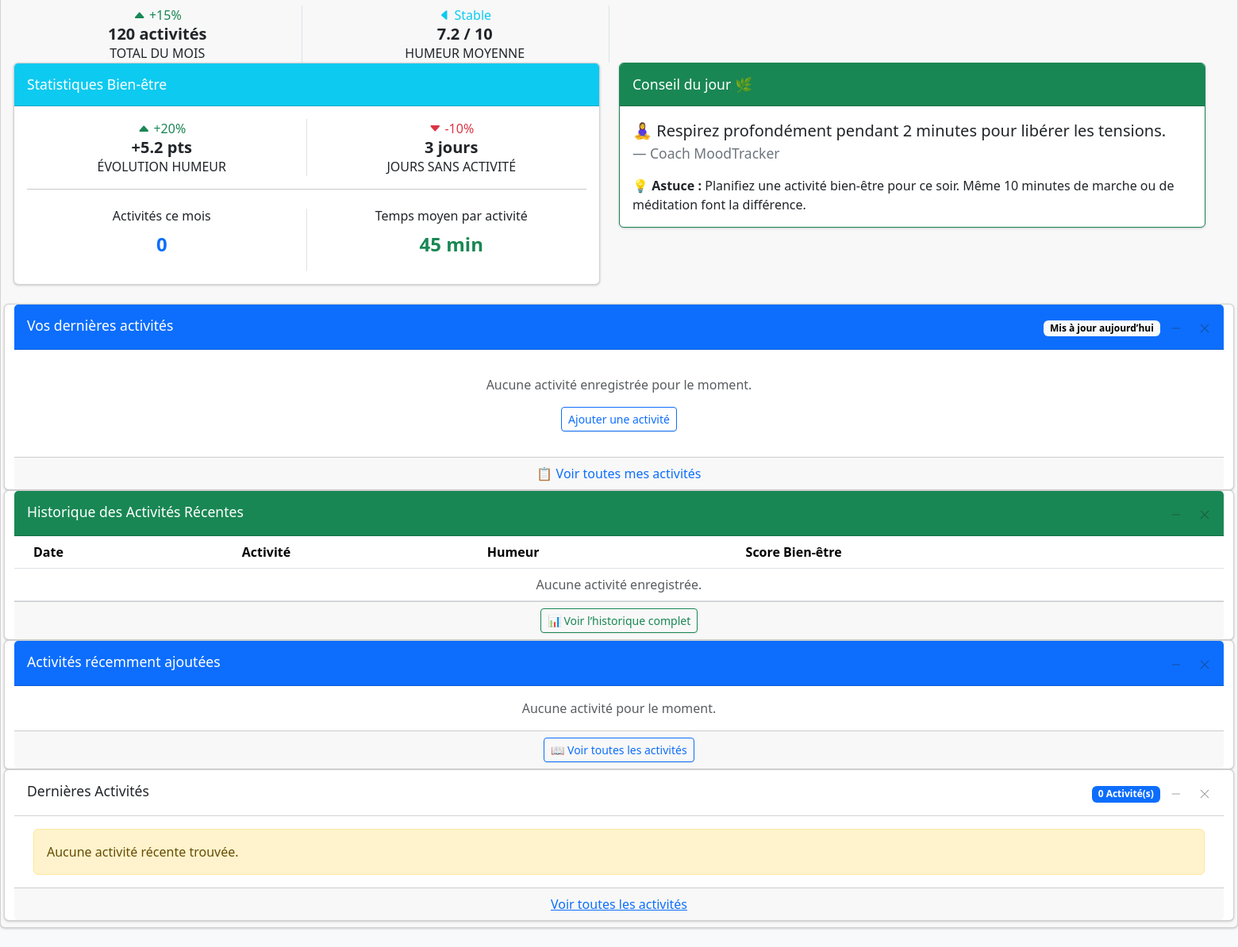
The app's page /dashboard/ (signed in, lower part), older data.
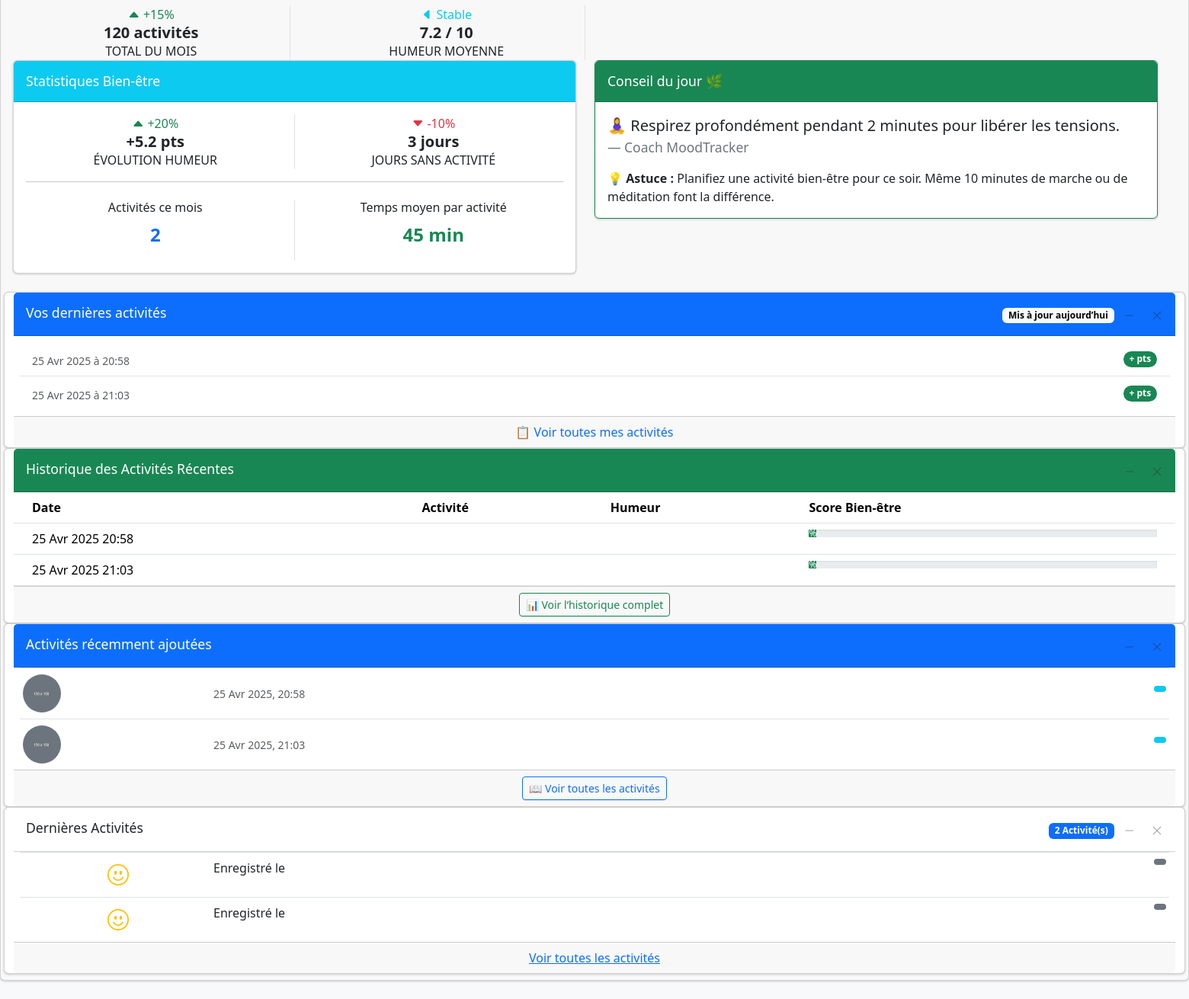
The same page, newer data.
### activities/models.py (models this page shows, shortened)
class ActiviteBienEtre(models.Model):
    mood = models.CharField(max_length=100)
    activity = models.TextField()
    comment = models.TextField(blank=True, null=True)
    date = models.DateTimeField(auto_now_add=True)
    utilisateur = models.ForeignKey(User, on_delete=models.CASCADE)

### activities/views.py (the view)
# urls.py: path('dashboard/', views.dashboard, name='dashboard'),
@login_required
def dashboard(request):
    activites = ActiviteBienEtre.objects.filter(utilisateur=request.user)
    return render(request, 'dashboard/base_dashboard.html', {'activites': activites})

### activities/templates/dashboard/base_dashboard.html (shortened to what this page needs)
<!DOCTYPE html>
{% load static %}
<html lang="fr">
  <head>
    <link
      rel="stylesheet"
      href="https://cdn.jsdelivr.net/npm/@fontsource/source-sans-3@5.0.12/index.css"
    />
    <link
      rel="stylesheet"
      href="https://cdn.jsdelivr.net/npm/overlayscrollbars@2.10.1/styles/overlayscrollbars.min.css"
    />
    <link
      rel="stylesheet"
      href="https://cdn.jsdelivr.net/npm/bootstrap-icons@1.11.3/font/bootstrap-icons.min.css"
    />
    <link rel="stylesheet" href="{% static 'adminlte/dist/css/adminlte.css' %}" />
    <link
      rel="stylesheet"
      href="https://cdn.jsdelivr.net/npm/apexcharts@3.37.1/dist/apexcharts.css"
    />
  </head>
  <body class="layout-fixed sidebar-expand-lg bg-body-tertiary">
    <div class="app-wrapper">
              <div class="card mb-4">
                <div class="card-footer">
                  <div class="row">
                    <div class="col-md-3 col-6">
                      <div class="text-center border-end">
                        <span class="text-success">
                          <i class="bi bi-caret-up-fill"></i> +15%
                        </span>
                        <h5 class="fw-bold mb-0">120 activités</h5>
                        <span class="text-uppercase">TOTAL DU MOIS</span>
                      </div>
                    </div>
                    <div class="col-md-3 col-6">
                      <div class="text-center border-end">
                        <span class="text-info"> <i class="bi bi-caret-left-fill"></i> Stable </span>
                        <h5 class="fw-bold mb-0">7.2 / 10</h5>
                        <span class="text-uppercase">HUMEUR MOYENNE</span>
                      </div>
                    </div>
<div class="row">
  <div class="col-md-6">
    <div class="card mb-4">
      <div class="card-header bg-info text-white">
        <h5 class="card-title">Statistiques Bien-être</h5>
      </div>
      <div class="card-body">
        <div class="row">
          <div class="col-md-6 text-center border-end">
            <span class="text-success">
              <i class="bi bi-caret-up-fill"></i> +20%
            </span>
            <h5 class="fw-bold mb-0">+5.2 pts</h5>
            <span class="text-uppercase">ÉVOLUTION HUMEUR</span>
          </div>
          <div class="col-md-6 text-center">
            <span class="text-danger">
              <i class="bi bi-caret-down-fill"></i> -10%
            </span>
            <h5 class="fw-bold mb-0">3 jours</h5>
            <span class="text-uppercase">JOURS SANS ACTIVITÉ</span>
          </div>
        </div>
        <hr />
        <div class="row mt-4">
          <div class="col-md-6 text-center border-end">
            <h6>Activités ce mois</h6>
            <p class="fw-bold text-primary fs-4">{{ activites|length }}</p>
          </div>
          <div class="col-md-6 text-center">
            <h6>Temps moyen par activité</h6>
            <p class="fw-bold text-success fs-4">45 min</p>
          </div>
        </div>
      </div>
    </div>
  </div>
  <div class="col-md-6">
    <div class="card mb-4 border-success">
      <div class="card-header bg-success text-white">
        <h5 class="card-title">Conseil du jour 🌿</h5>
      </div>
      <div class="card-body">
        <blockquote class="blockquote mb-3">
          <p>🧘‍♀️ Respirez profondément pendant 2 minutes pour libérer les tensions.</p>
          <footer class="blockquote-footer">Coach MoodTracker</footer>
        </blockquote>
        <p class="mb-0">
          💡 <strong>Astuce :</strong> Planifiez une activité bien-être pour ce soir. Même 10 minutes de marche ou de méditation font la différence.
        </p>
      </div>
    </div>
  </div>
</div>
<div class="card">
  <div class="card-header bg-primary text-white">
    <h3 class="card-title">Vos dernières activités</h3>
    <div class="card-tools">
      <span class="badge text-bg-light">Mis à jour aujourd’hui</span>
      <button
        type="button"
        class="btn btn-tool"
        data-lte-toggle="card-collapse"
      >
        <i data-lte-icon="collapse" class="bi bi-dash-lg"></i>
      </button>
      <button
        type="button"
        class="btn btn-tool"
        data-lte-toggle="card-remove"
      >
        <i class="bi bi-x-lg"></i>
      </button>
    </div>
  </div>
  <div class="card-body p-2">
    {% if activites %}
      <ul class="list-group list-group-flush">
        {% for activite in activites|slice:":6" %}
          <li class="list-group-item d-flex justify-content-between align-items-center">
            <div>
              <small class="text-muted">{{ activite.date|date:"d M Y" }} à {{ activite.date|time:"H:i" }}</small>
            </div>
            <span class="badge bg-success rounded-pill">+ {{ activite.points }} pts</span>
          </li>
        {% endfor %}
      </ul>
    {% else %}
      <div class="text-center py-4">
        <p class="text-muted">Aucune activité enregistrée pour le moment.</p>
        <a href="{% url 'ajouter_activite' %}" class="btn btn-outline-primary btn-sm">Ajouter une activité</a>
      </div>
    {% endif %}
  </div>
  <div class="card-footer text-center">
    <a href="{% url 'mes_activites' %}" class="text-decoration-none">
      📋 Voir toutes mes activités
    </a>
  </div>
</div>
<div class="card">
  <div class="card-header bg-success text-white">
    <h3 class="card-title">Historique des Activités Récentes</h3>
    <div class="card-tools">
      <button type="button" class="btn btn-tool" data-lte-toggle="card-collapse">
        <i data-lte-icon="collapse" class="bi bi-dash-lg"></i>
      </button>
      <button type="button" class="btn btn-tool" data-lte-toggle="card-remove">
        <i class="bi bi-x-lg"></i>
      </button>
    </div>
  </div>
  <div class="card-body p-0">
    <div class="table-responsive">
      <table class="table table-hover m-0">
        <thead>
          <tr>
            <th>Date</th>
            <th>Activité</th>
            <th>Humeur</th>
            <th>Score Bien-être</th>
          </tr>
        </thead>
        <tbody>
          {% for activite in activites|slice:":7" %}
          <tr>
            <td>{{ activite.date|date:"d M Y H:i" }}</td>
            <td>{{ activite.nom }}</td>
            <td>
            </td>
            <td>
              <div class="progress progress-sm">
                <div class="progress-bar bg-success" style="width: {{ activite.points }}%">
                  {{ activite.points }}%
                </div>
              </div>
            </td>
          </tr>
          {% empty %}
          <tr>
            <td colspan="4" class="text-center text-muted">Aucune activité enregistrée.</td>
          </tr>
          {% endfor %}
        </tbody>
      </table>
    </div>
  </div>
  <div class="card-footer text-center">
    <a href="{% url 'mes_activites' %}" class="btn btn-sm btn-outline-success">
      📊 Voir l’historique complet
    </a>
  </div>
</div>
<div class="card">
  <div class="card-header bg-primary text-white">
    <h3 class="card-title">Activités récemment ajoutées</h3>
    <div class="card-tools">
      <button type="button" class="btn btn-tool" data-lte-toggle="card-collapse">
        <i data-lte-icon="collapse" class="bi bi-dash-lg"></i>
      </button>
      <button type="button" class="btn btn-tool" data-lte-toggle="card-remove">
        <i class="bi bi-x-lg"></i>
      </button>
    </div>
  </div>
  <div class="card-body p-0">
    <div class="px-2">
      {% for activite in activites|slice:":4" %}
      <div class="d-flex border-top py-2 px-1 align-items-center">
        <div class="col-2">
          <img
            src="{% static 'adminlte/dist/assets/img/default-150x150.png' %}"
            alt="Activité"
            class="img-size-50 rounded-circle"
          />
        </div>
        <div class="col-10">
          <a href="{% url 'mes_activites' %}" class="fw-bold d-block text-dark">
            <span class="badge float-end
              {% if activite.humeur == 'Heureux' %}
                text-bg-success
              {% elif activite.humeur == 'Triste' %}
                text-bg-danger
              {% else %}
                text-bg-info
              {% endif %}
            ">
            </span>
          </a>
          <div class="text-muted small">{{ activite.date|date:"d M Y, H:i" }}</div>
        </div>
      </div>
      {% empty %}
      <p class="text-center text-muted m-3">Aucune activité pour le moment.</p>
      {% endfor %}
    </div>
  </div>
  <div class="card-footer text-center">
    <a href="{% url 'mes_activites' %}" class="btn btn-sm btn-outline-primary">
      📖 Voir toutes les activités
    </a>
  </div>
</div>
<div class="card">
  <div class="card-header">
    <h3 class="card-title">Dernières Activités</h3>
    <div class="card-tools">
      <span class="badge text-bg-primary">{{ activites|length }} Activité(s)</span>
      <button type="button" class="btn btn-tool" data-lte-toggle="card-collapse">
        <i data-lte-icon="collapse" class="bi bi-dash-lg"></i>
      </button>
      <button type="button" class="btn btn-tool" data-lte-toggle="card-remove">
        <i class="bi bi-x-lg"></i>
      </button>
    </div>
  </div>
  <div class="card-body p-0">
    <div class="px-2">
      {% if activites.exists %}
        {% for activite in activites|slice:":4" %}
          <div class="d-flex border-top py-2 px-1">
            <div class="col-2 d-flex align-items-center justify-content-center">
              <i class="bi bi-emoji-smile fs-3 text-warning"></i>
            </div>
            <div class="col-10">
              <a href="{% url 'mes_activites' %}" class="fw-bold">
                <span class="badge float-end
                  {% if activite.humeur == 'Heureux' %}text-bg-success{% elif activite.humeur == 'Triste' %}text-bg-danger{% else %}text-bg-secondary{% endif %}">
                </span>
              </a>
              <div class="text-truncate">
                Enregistré le {{ activite.date_creation|date:"d M Y H:i" }}
              </div>
            </div>
          </div>
        {% endfor %}
      {% else %}
        <div class="alert alert-warning m-3">
          Aucune activité récente trouvée.
        </div>
      {% endif %}
    </div>
  </div>
  <div class="card-footer text-center">
    <a href="{% url 'mes_activites' %}" class="uppercase"> Voir toutes les activités </a>
  </div>
</div>

Row changes from the older to the newer data that the page shows:
added ActiviteBienEtre: date "25 Avr 2025", date "20:58", date "25 Avr 2025 20:58", date "25 Avr 2025, 20:58"
added ActiviteBienEtre: date "25 Avr 2025", date "21:03", date "25 Avr 2025 21:03", date "25 Avr 2025, 21:03"
Text that changed along with them:
{{ activites|length }}: "0" → "2"
text no longer shown: "Aucune activité enregistrée pour le moment. Ajouter une activité Aucune activité enregistrée. Aucune activité pour le moment. Aucune activité récente trouvée."
